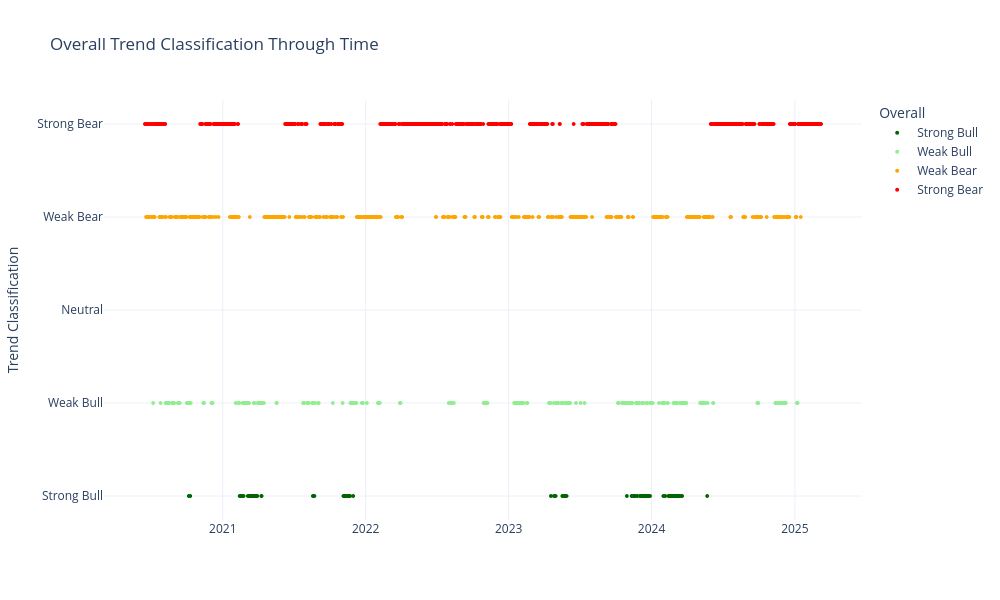

The notebook cell this image was saved under:
### Code cell
import plotly.express as px

# Define the trend order and color mapping
trend_order = ['Strong Bull', 'Weak Bull', 'Neutral', 'Weak Bear', 'Strong Bear']
color_map = {
    'Strong Bull': 'darkgreen',
    'Weak Bull': 'lightgreen',
    'Neutral': 'gray',
    'Weak Bear': 'orange',
    'Strong Bear': 'red'
}

# Create a scatter plot of Overall trend classification through time using plotly
fig = px.scatter(analyzer.classified_data, x='date', y='Overall', 
                 title='Overall Trend Classification Through Time',
                 color='Overall',
                 color_discrete_map=color_map,
                 category_orders={'Overall': trend_order})

fig.update_layout(
    xaxis_title='',
    yaxis_title='Trend Classification',
    template='plotly_white',
    height=600,
    width=1000,
    yaxis=dict(
        categoryorder='array',
        categoryarray=trend_order
    )
)

fig.update_traces(marker=dict(size=4))
fig.show()

### Figure 1 — Plotly figure (JSON) as saved in the notebook; plotly's stock layout.template omitted (floating-point values rounded to 4 significant figures; data arrays with more than 128 entries replaced by an {"elided": "..."} marker saying what was removed)
{"data": [{"hovertemplate": "Overall=%{y}<br>date=%{x}<extra></extra>", "legendgroup": "Strong Bull", "marker": {"color": "darkgreen", "size": 4, "symbol": "circle"}, "mode": "markers", "name": "Strong Bull", "showlegend": true, "type": "scattergl", "x": {"elided": "131 str values"}, "xaxis": "x", "y": {"elided": "131 str values"}, "yaxis": "y"}, {"hovertemplate": "Overall=%{y}<br>date=%{x}<extra></extra>", "legendgroup": "Weak Bull", "marker": {"color": "lightgreen", "size": 4, "symbol": "circle"}, "mode": "markers", "name": "Weak Bull", "showlegend": true, "type": "scattergl", "x": {"elided": "301 str values"}, "xaxis": "x", "y": {"elided": "301 str values"}, "yaxis": "y"}, {"hovertemplate": "Overall=%{y}<br>date=%{x}<extra></extra>", "legendgroup": "Weak Bear", "marker": {"color": "orange", "size": 4, "symbol": "circle"}, "mode": "markers", "name": "Weak Bear", "showlegend": true, "type": "scattergl", "x": {"elided": "528 str values"}, "xaxis": "x", "y": {"elided": "528 str values"}, "yaxis": "y"}, {"hovertemplate": "Overall=%{y}<br>date=%{x}<extra></extra>", "legendgroup": "Strong Bear", "marker": {"color": "red", "size": 4, "symbol": "circle"}, "mode": "markers", "name": "Strong Bear", "showlegend": true, "type": "scattergl", "x": {"elided": "768 str values"}, "xaxis": "x", "y": {"elided": "768 str values"}, "yaxis": "y"}], "layout": {"height": 600, "legend": {"title": {"text": "Overall"}, "tracegroupgap": 0}, "title": {"text": "Overall Trend Classification Through Time"}, "width": 1000, "xaxis": {"anchor": "y", "domain": [0, 1], "title": {"text": ""}}, "yaxis": {"anchor": "x", "categoryarray": ["Strong Bull", "Weak Bull", "Neutral", "Weak Bear", "Strong Bear"], "categoryorder": "array", "domain": [0, 1], "title": {"text": "Trend Classification"}}}}
